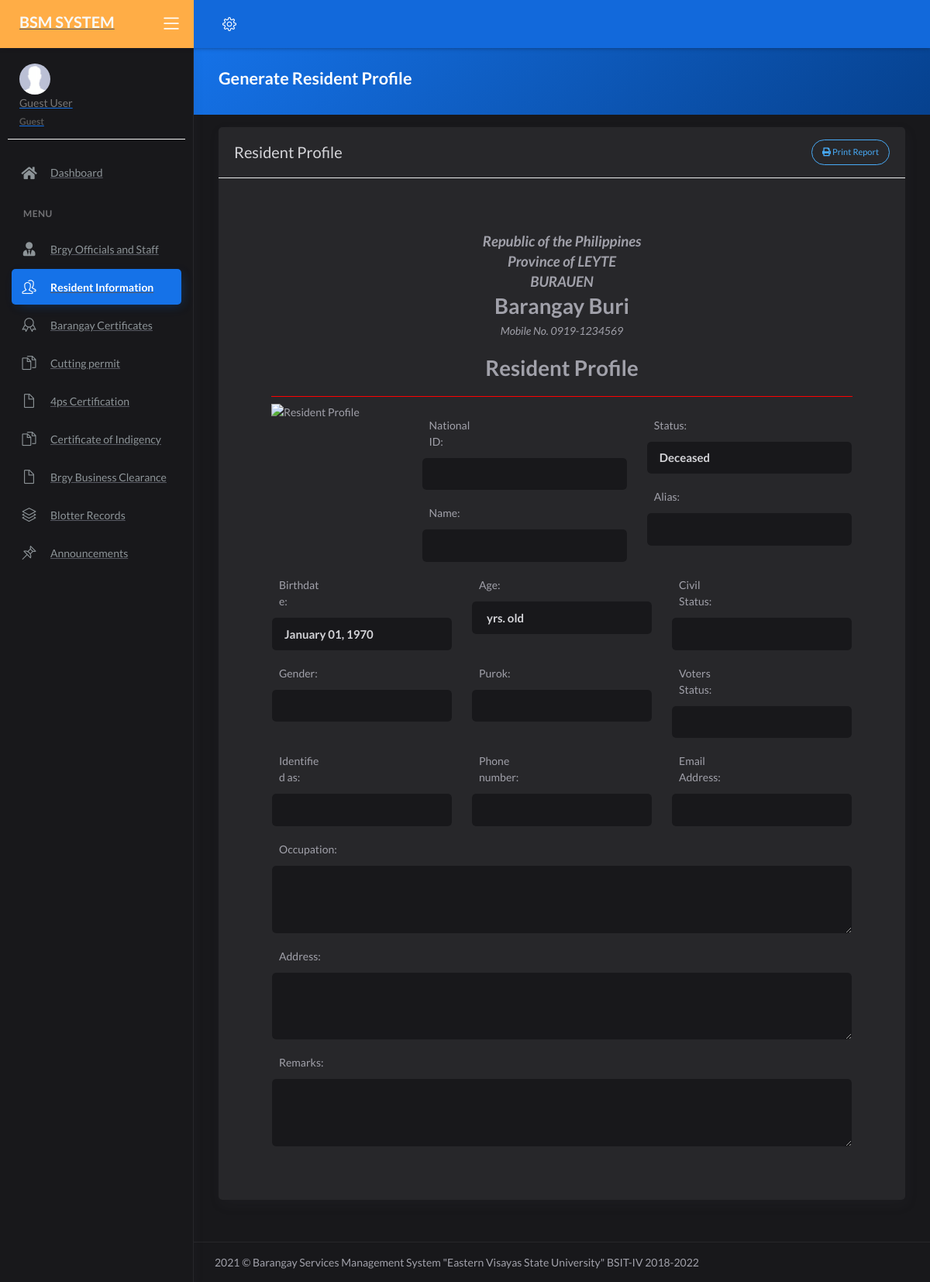
Page /generate_resident.php on the earlier database version.
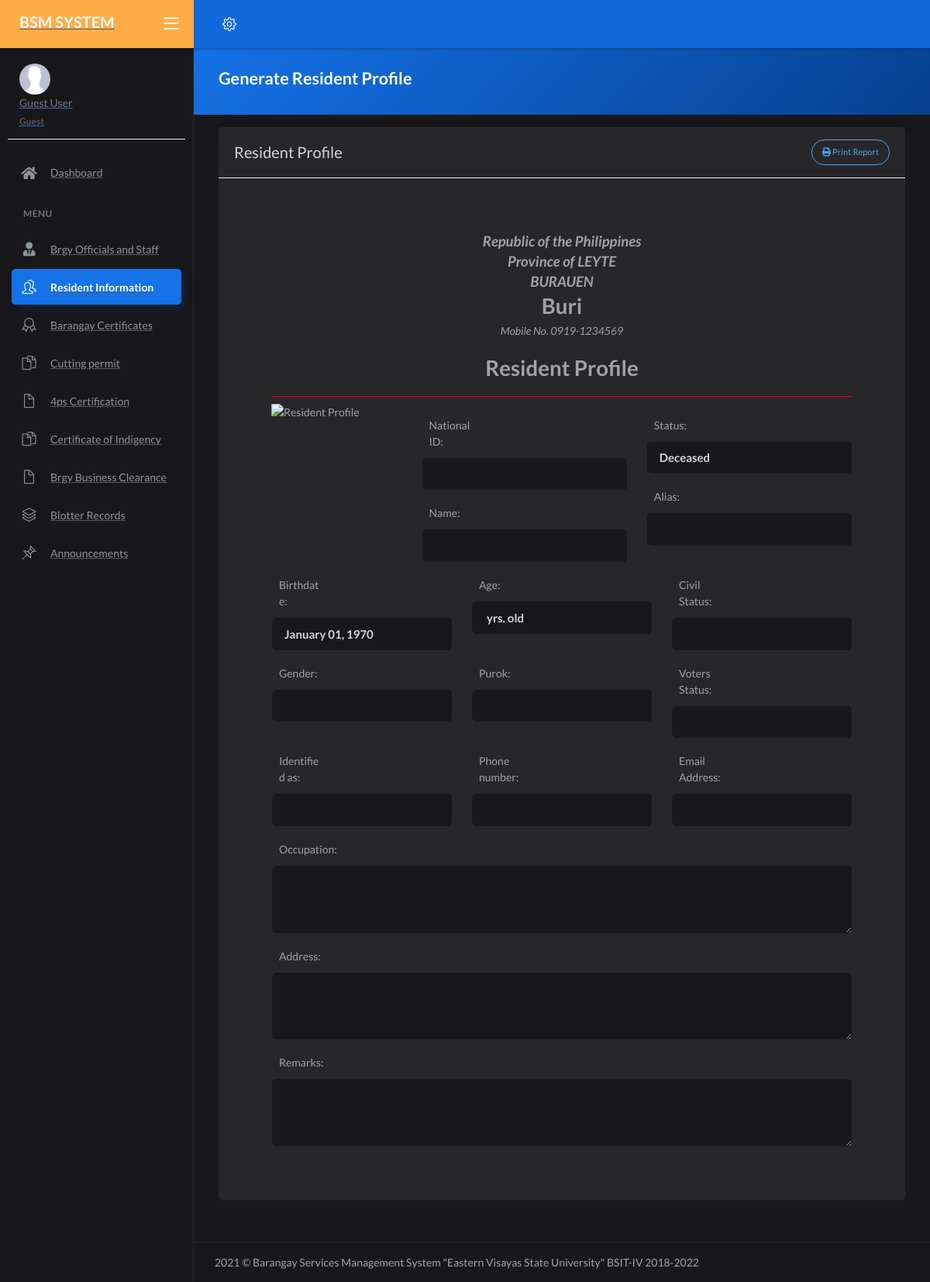
Same page on the later database version.
### tables this page shows
CREATE TABLE `tblbrgy_info` (
  `id` int(11) NOT NULL AUTO_INCREMENT,
  `province` varchar(100) DEFAULT NULL,
  `town` varchar(100) DEFAULT NULL,
  `brgy_name` varchar(50) DEFAULT NULL,
  `number` varchar(50) DEFAULT NULL,
  `text` text,
  `image` varchar(200) DEFAULT NULL,
  `city_logo` varchar(100) DEFAULT NULL,
  `brgy_logo` varchar(100) DEFAULT NULL,
  PRIMARY KEY (`id`)
);

### templates/main-header.php (called while the page is built, shortened)
<?php include 'model/fetch_brgy_info.php' ?>

### model/fetch_brgy_info.php (called while the page is built, shortened)
<?php
    $query = "SELECT * FROM tblbrgy_info";
    $result = $conn->query($query);
	$row = $result->fetch_assoc();
	if($row){
		$province = $row['province'];
		$town	= $row['town'];
		$brgy 		= $row['brgy_name'];
		$number =  $row['number'];
	}
?>

### generate_resident.php (the view, shortened to what the changed rows need)
<!DOCTYPE html>
<html lang="en">
<head>
    <?php include 'templates/header.php' ?>
</head>
<body>
    <div class="wrapper">
        <?php include 'templates/main-header.php' ?>
        <div class="main-panel">
            <div class="content">
                <div class="panel-header bg-primary-gradient">
                    <div class="page-inner">
                        <div class="d-flex align-items-left align-items-md-center flex-column flex-md-row">
                            <div>
                                <h2 class="text-white fw-bold">Generate Resident Profile</h2>
                            </div>
                        </div>
                    </div>
                </div>
                <div class="page-inner">
                    <div class="row mt--2">
                        <div class="col-md-12">
                            <div class="card">
                                <div class="card-body m-5" id="printThis">
                                    <div class="d-flex flex-wrap justify-content-center" style="border-bottom:1px solid red">
                                        <div class="text-center">
                                            <h3 class="fw-bold mb-0"><i>Republic of the Philippines</i></h3>
                                            <h3 class="fw-bold mb-0"><i>Province of <?= ucwords($province) ?></i></h3>
                                            <h3 class="fw-bold mb-0"><i><?= ucwords($town) ?></i></h3>
                                            <h1 class="fw-bold mb-0"><?= ucwords($brgy) ?></i></h1>
                                            <p><i>Mobile No. <?= $number ?></i></p>
                                            <h1 class="fw-bold mb-3">Resident Profile</h2>
                                        </div>
                                    </div>
                                </div>
                            </div>
                        </div>
                    </div>
                </div>
            </div>
        </div>
    </div>
</body>
</html>

Differences in the rows shown:
changed tblbrgy_info "LEYTE": brgy_name "Barangay Buri" → "Buri"
